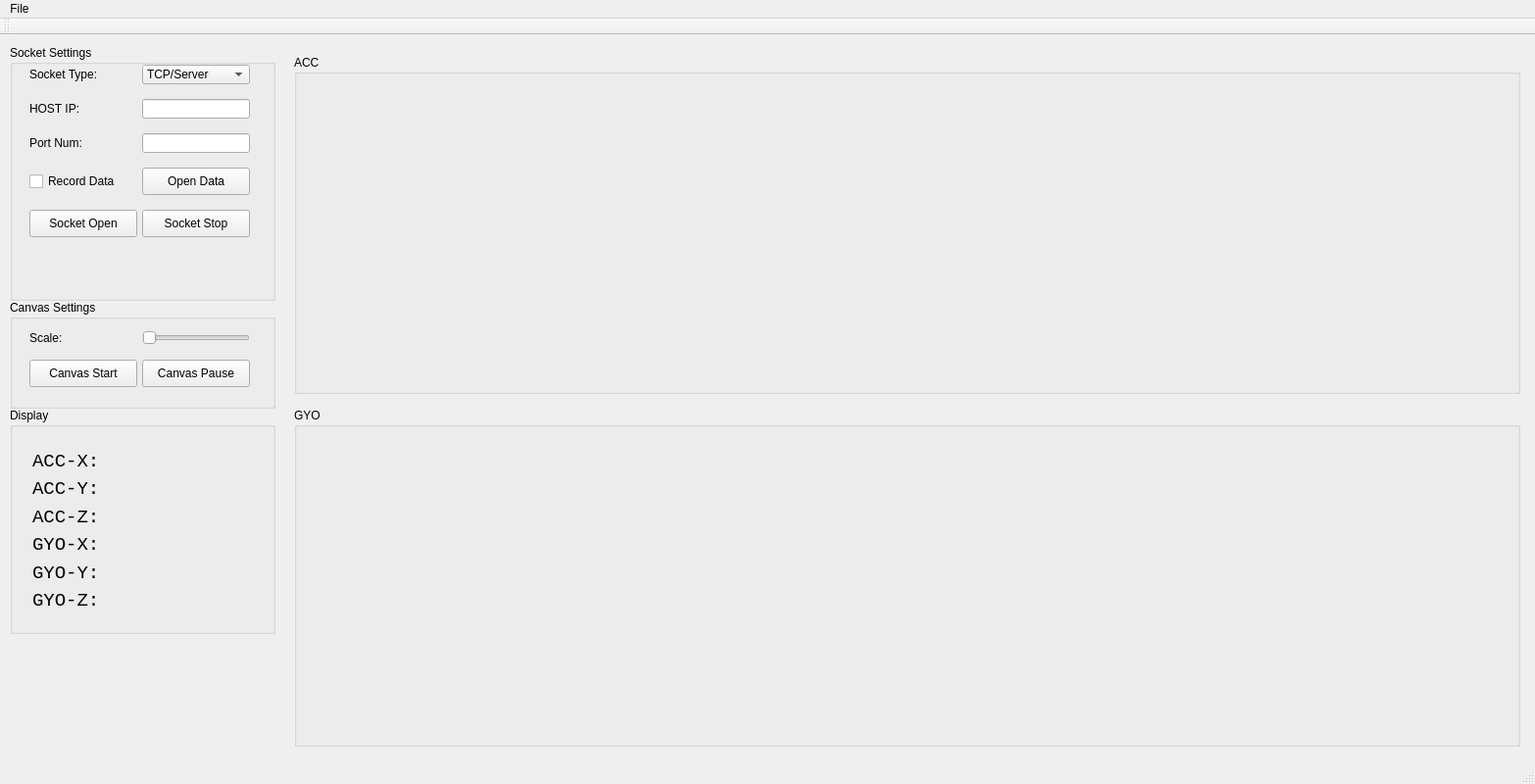
<?xml version="1.0" encoding="UTF-8"?>
<ui version="4.0">
 <class>MainWindow</class>
 <widget class="QMainWindow" name="MainWindow">
  <property name="geometry">
   <rect>
    <x>0</x>
    <y>0</y>
    <width>1566</width>
    <height>800</height>
   </rect>
  </property>
  <property name="cursor">
   <cursorShape>ArrowCursor</cursorShape>
  </property>
  <property name="windowTitle">
   <string>小虾米</string>
  </property>
  <property name="windowIcon">
   <iconset>
    <normaloff>icons/form.png</normaloff>icons/form.png</iconset>
  </property>
  <widget class="QWidget" name="centralWidget">
   <widget class="QGroupBox" name="settings_groupBox">
    <property name="geometry">
     <rect>
      <x>10</x>
      <y>10</y>
      <width>271</width>
      <height>261</height>
     </rect>
    </property>
    <property name="title">
     <string>Socket Settings</string>
    </property>
    <widget class="QWidget" name="layoutWidget">
     <property name="geometry">
      <rect>
       <x>10</x>
       <y>20</y>
       <width>241</width>
       <height>231</height>
      </rect>
     </property>
     <layout class="QGridLayout" name="gridLayout_2">
      <property name="sizeConstraint">
       <enum>QLayout::SetFixedSize</enum>
      </property>
      <property name="leftMargin">
       <number>10</number>
      </property>
      <property name="topMargin">
       <number>0</number>
      </property>
      <property name="rightMargin">
       <number>0</number>
      </property>
      <property name="bottomMargin">
       <number>0</number>
      </property>
      <property name="horizontalSpacing">
       <number>5</number>
      </property>
      <property name="verticalSpacing">
       <number>15</number>
      </property>
      <item row="1" column="0">
       <widget class="QLabel" name="HOSI_IP_Label">
        <property name="text">
         <string>HOST IP:</string>
        </property>
       </widget>
      </item>
      <item row="2" column="1">
       <widget class="QLineEdit" name="port_num_lineEdit">
        <property name="maximumSize">
         <size>
          <width>110</width>
          <height>20</height>
         </size>
        </property>
       </widget>
      </item>
      <item row="2" column="0">
       <widget class="QLabel" name="port_num_label">
        <property name="text">
         <string>Port Num:</string>
        </property>
       </widget>
      </item>
      <item row="1" column="1">
       <widget class="QLineEdit" name="HOST_IP_lineEdit">
        <property name="maximumSize">
         <size>
          <width>110</width>
          <height>20</height>
         </size>
        </property>
       </widget>
      </item>
      <item row="0" column="1">
       <widget class="QComboBox" name="socket_type_comboBox">
        <property name="minimumSize">
         <size>
          <width>110</width>
          <height>0</height>
         </size>
        </property>
        <property name="maximumSize">
         <size>
          <width>110</width>
          <height>20</height>
         </size>
        </property>
        <item>
         <property name="text">
          <string>TCP/Server</string>
         </property>
        </item>
        <item>
         <property name="text">
          <string>TCP/Client</string>
         </property>
        </item>
        <item>
         <property name="text">
          <string>UDP/Server</string>
         </property>
        </item>
        <item>
         <property name="text">
          <string>UDP/Client</string>
         </property>
        </item>
       </widget>
      </item>
      <item row="0" column="0">
       <widget class="QLabel" name="socket_type_label">
        <property name="text">
         <string>Socket Type:</string>
        </property>
       </widget>
      </item>
      <item row="3" column="0">
       <widget class="QCheckBox" name="record_data_checkBox">
        <property name="text">
         <string>Record Data</string>
        </property>
       </widget>
      </item>
      <item row="4" column="0">
       <widget class="QPushButton" name="open_pushButton">
        <property name="minimumSize">
         <size>
          <width>110</width>
          <height>28</height>
         </size>
        </property>
        <property name="maximumSize">
         <size>
          <width>110</width>
          <height>28</height>
         </size>
        </property>
        <property name="text">
         <string>Socket Open</string>
        </property>
       </widget>
      </item>
      <item row="3" column="1">
       <widget class="QPushButton" name="open_data_pushButton">
        <property name="minimumSize">
         <size>
          <width>110</width>
          <height>28</height>
         </size>
        </property>
        <property name="maximumSize">
         <size>
          <width>110</width>
          <height>28</height>
         </size>
        </property>
        <property name="text">
         <string>Open Data</string>
        </property>
       </widget>
      </item>
      <item row="4" column="1">
       <widget class="QPushButton" name="stop_pushButton">
        <property name="minimumSize">
         <size>
          <width>110</width>
          <height>28</height>
         </size>
        </property>
        <property name="maximumSize">
         <size>
          <width>110</width>
          <height>28</height>
         </size>
        </property>
        <property name="text">
         <string>Socket Stop</string>
        </property>
       </widget>
      </item>
     </layout>
    </widget>
   </widget>
   <widget class="QGroupBox" name="groupBox">
    <property name="geometry">
     <rect>
      <x>10</x>
      <y>380</y>
      <width>271</width>
      <height>231</height>
     </rect>
    </property>
    <property name="title">
     <string>Display</string>
    </property>
    <widget class="QWidget" name="layoutWidget">
     <property name="geometry">
      <rect>
       <x>12</x>
       <y>32</y>
       <width>231</width>
       <height>187</height>
      </rect>
     </property>
     <layout class="QGridLayout" name="gridLayout">
      <item row="0" column="0">
       <widget class="QLabel" name="label">
        <property name="font">
         <font>
          <family>Courier New</family>
          <pointsize>14</pointsize>
         </font>
        </property>
        <property name="text">
         <string>ACC-X:</string>
        </property>
       </widget>
      </item>
      <item row="0" column="1">
       <widget class="QLabel" name="acc_x_Label">
        <property name="font">
         <font>
          <family>Arial</family>
          <pointsize>14</pointsize>
          <italic>false</italic>
         </font>
        </property>
        <property name="text">
         <string/>
        </property>
       </widget>
      </item>
      <item row="1" column="0">
       <widget class="QLabel" name="label_2">
        <property name="font">
         <font>
          <family>Courier New</family>
          <pointsize>14</pointsize>
         </font>
        </property>
        <property name="text">
         <string>ACC-Y:</string>
        </property>
       </widget>
      </item>
      <item row="1" column="1">
       <widget class="QLabel" name="acc_y_Label">
        <property name="font">
         <font>
          <family>Arial</family>
          <pointsize>14</pointsize>
          <italic>false</italic>
         </font>
        </property>
        <property name="text">
         <string/>
        </property>
       </widget>
      </item>
      <item row="2" column="0">
       <widget class="QLabel" name="label_3">
        <property name="font">
         <font>
          <family>Courier New</family>
          <pointsize>14</pointsize>
         </font>
        </property>
        <property name="text">
         <string>ACC-Z:</string>
        </property>
       </widget>
      </item>
      <item row="2" column="1">
       <widget class="QLabel" name="acc_z_Label">
        <property name="font">
         <font>
          <family>Arial</family>
          <pointsize>14</pointsize>
          <italic>false</italic>
         </font>
        </property>
        <property name="text">
         <string/>
        </property>
       </widget>
      </item>
      <item row="3" column="0">
       <widget class="QLabel" name="label_4">
        <property name="font">
         <font>
          <family>Courier New</family>
          <pointsize>14</pointsize>
         </font>
        </property>
        <property name="text">
         <string>GYO-X:</string>
        </property>
       </widget>
      </item>
      <item row="3" column="1">
       <widget class="QLabel" name="gyo_x_Label">
        <property name="font">
         <font>
          <family>Arial</family>
          <pointsize>14</pointsize>
          <italic>false</italic>
         </font>
        </property>
        <property name="text">
         <string/>
        </property>
       </widget>
      </item>
      <item row="4" column="0">
       <widget class="QLabel" name="label_5">
        <property name="font">
         <font>
          <family>Courier New</family>
          <pointsize>14</pointsize>
         </font>
        </property>
        <property name="text">
         <string>GYO-Y:</string>
        </property>
       </widget>
      </item>
      <item row="4" column="1">
       <widget class="QLabel" name="gyo_y_Label">
        <property name="font">
         <font>
          <family>Arial</family>
          <pointsize>14</pointsize>
          <italic>false</italic>
         </font>
        </property>
        <property name="text">
         <string/>
        </property>
       </widget>
      </item>
      <item row="5" column="0">
       <widget class="QLabel" name="label_6">
        <property name="font">
         <font>
          <family>Courier New</family>
          <pointsize>14</pointsize>
         </font>
        </property>
        <property name="text">
         <string>GYO-Z:</string>
        </property>
       </widget>
      </item>
      <item row="5" column="1">
       <widget class="QLabel" name="gyo_z_Label">
        <property name="font">
         <font>
          <family>Arial</family>
          <pointsize>14</pointsize>
          <italic>false</italic>
         </font>
        </property>
        <property name="text">
         <string/>
        </property>
       </widget>
      </item>
     </layout>
    </widget>
   </widget>
   <widget class="QGroupBox" name="groupBox_2">
    <property name="geometry">
     <rect>
      <x>300</x>
      <y>20</y>
      <width>1251</width>
      <height>346</height>
     </rect>
    </property>
    <property name="title">
     <string>ACC</string>
    </property>
   </widget>
   <widget class="QGroupBox" name="groupBox_3">
    <property name="geometry">
     <rect>
      <x>300</x>
      <y>380</y>
      <width>1251</width>
      <height>346</height>
     </rect>
    </property>
    <property name="title">
     <string>GYO</string>
    </property>
   </widget>
   <widget class="QGroupBox" name="groupBox_4">
    <property name="geometry">
     <rect>
      <x>10</x>
      <y>270</y>
      <width>271</width>
      <height>111</height>
     </rect>
    </property>
    <property name="title">
     <string>Canvas Settings</string>
    </property>
    <widget class="QWidget" name="layoutWidget">
     <property name="geometry">
      <rect>
       <x>10</x>
       <y>20</y>
       <width>236</width>
       <height>81</height>
      </rect>
     </property>
     <layout class="QGridLayout" name="gridLayout_3">
      <property name="sizeConstraint">
       <enum>QLayout::SetFixedSize</enum>
      </property>
      <property name="leftMargin">
       <number>10</number>
      </property>
      <property name="horizontalSpacing">
       <number>5</number>
      </property>
      <property name="verticalSpacing">
       <number>15</number>
      </property>
      <item row="0" column="1">
       <widget class="QSlider" name="horizontalSlider">
        <property name="orientation">
         <enum>Qt::Horizontal</enum>
        </property>
       </widget>
      </item>
      <item row="0" column="0">
       <widget class="QLabel" name="label_7">
        <property name="text">
         <string>Scale:</string>
        </property>
       </widget>
      </item>
      <item row="1" column="0">
       <widget class="QPushButton" name="canvas_start_pushButton">
        <property name="minimumSize">
         <size>
          <width>110</width>
          <height>28</height>
         </size>
        </property>
        <property name="maximumSize">
         <size>
          <width>110</width>
          <height>28</height>
         </size>
        </property>
        <property name="text">
         <string>Canvas Start</string>
        </property>
       </widget>
      </item>
      <item row="1" column="1">
       <widget class="QPushButton" name="canvas_pause_pushButton">
        <property name="minimumSize">
         <size>
          <width>110</width>
          <height>28</height>
         </size>
        </property>
        <property name="maximumSize">
         <size>
          <width>110</width>
          <height>28</height>
         </size>
        </property>
        <property name="text">
         <string>Canvas Pause</string>
        </property>
       </widget>
      </item>
     </layout>
    </widget>
   </widget>
  </widget>
  <widget class="QMenuBar" name="menuBar">
   <property name="geometry">
    <rect>
     <x>0</x>
     <y>0</y>
     <width>1566</width>
     <height>23</height>
    </rect>
   </property>
   <widget class="QMenu" name="menuFile">
    <property name="title">
     <string>File</string>
    </property>
    <addaction name="actionExit"/>
   </widget>
   <addaction name="menuFile"/>
  </widget>
  <widget class="QToolBar" name="mainToolBar">
   <attribute name="toolBarArea">
    <enum>TopToolBarArea</enum>
   </attribute>
   <attribute name="toolBarBreak">
    <bool>false</bool>
   </attribute>
  </widget>
  <widget class="QStatusBar" name="statusBar"/>
  <action name="actionExit">
   <property name="icon">
    <iconset>
     <normaloff>icons/exit.png</normaloff>icons/exit.png</iconset>
   </property>
   <property name="text">
    <string>Exit</string>
   </property>
  </action>
 </widget>
 <layoutdefault spacing="6" margin="11"/>
 <tabstops>
  <tabstop>socket_type_comboBox</tabstop>
  <tabstop>HOST_IP_lineEdit</tabstop>
  <tabstop>port_num_lineEdit</tabstop>
  <tabstop>record_data_checkBox</tabstop>
  <tabstop>open_data_pushButton</tabstop>
  <tabstop>open_pushButton</tabstop>
  <tabstop>stop_pushButton</tabstop>
 </tabstops>
 <resources/>
 <connections/>
 <slots>
  <slot>onStateChanged(int)</slot>
 </slots>
</ui>
